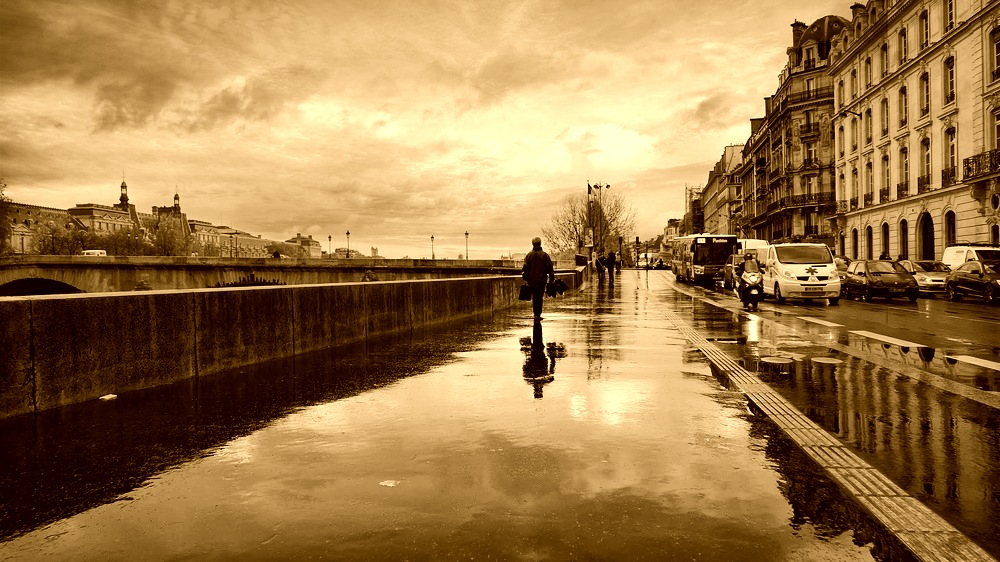
#> input picture Fourth Semester/AI - Artificial Intelligence/Lab7-classification/sepia/im1.jpg, 1000 x 562 px, given as the content of the folder images, which was not available
$ python main.py
#> lines starting #> are read from the running program, lines starting #| are printed output that depends on the picture; pictures that were not available may be replaced by others from this repository, and a replacement may not be noted
import os
import numpy as np
import pandas as pd
from PIL import Image
from sklearn.model_selection import train_test_split
from sklearn.neural_network import MLPClassifier
from sklearn.metrics import accuracy_score, precision_score, recall_score, confusion_matrix
import matplotlib.pyplot as plt


# Funcție pentru incarcarea imaginilor si etichetarea lor
def load_images_and_labels():
    sepia_images = []
    non_sepia_images = []

    # Incarca imagini cu filtru sepia
    for filename in os.listdir('sepia'):  # specifica calea catre imaginile cu sepia
        img_path = os.path.join('sepia', filename)
        if os.path.isfile(img_path):
            sepia_images.append(img_path)

    for filename in os.listdir('images'):
        img_path = os.path.join('images', filename)
        if os.path.isfile(img_path):
            non_sepia_images.append(img_path)

    # Eticheteaza imaginile: 1 pentru sepia, 0 pentru non-sepia
    sepia_labels = np.ones(len(sepia_images))
    non_sepia_labels = np.zeros(len(non_sepia_images))

    # Combina imaginile si etichetele
    images = sepia_images + non_sepia_images
    labels = list(sepia_labels) + list(non_sepia_labels)

    # Creaza un DataFrame Pandas
    data = {"Image_Path": images, "Labels": labels}
    df = pd.DataFrame(data)

    # Salveaza DataFrame-ul într-un fișier CSV
    df.to_csv("image_labels.csv", index=False)

    return df


# Functie pentru antrenarea si testarea clasificatorului ANN
def train_and_test_classifier(classifier, images, labels):
    # Imparte datele in seturi de antrenare si testare
    train_images, test_images, train_labels, test_labels = train_test_split(images, labels, test_size=0.2,
                                                                            random_state=42)

    # Redimensionarea si aplatizarea imaginilor
    train_images_flat = np.array([np.array(Image.open(img).resize((64, 64))).flatten() for img in train_images])
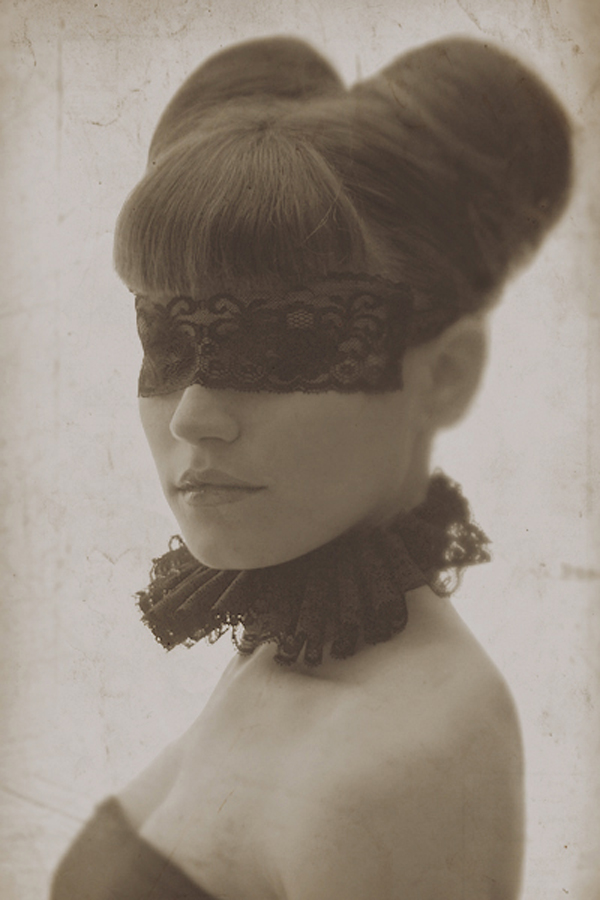
#> input picture Fourth Semester/AI - Artificial Intelligence/Lab7-classification/sepia/im11.jpg, 600 x 900 px
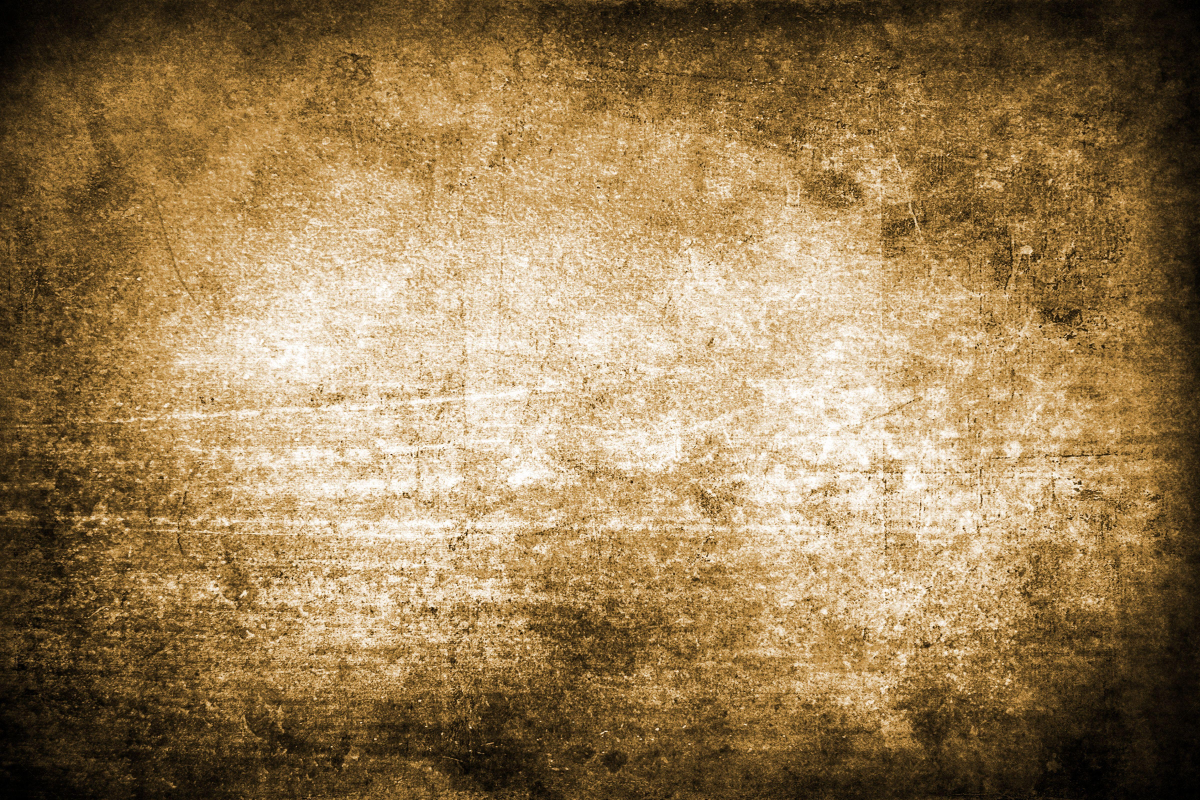
#> input picture Fourth Semester/AI - Artificial Intelligence/Lab7-classification/sepia/im12.jpg, 4800 x 3200 px (shown at 1/4 size)
    test_images_flat = np.array([np.array(Image.open(img).resize((64, 64))).flatten() for img in test_images])
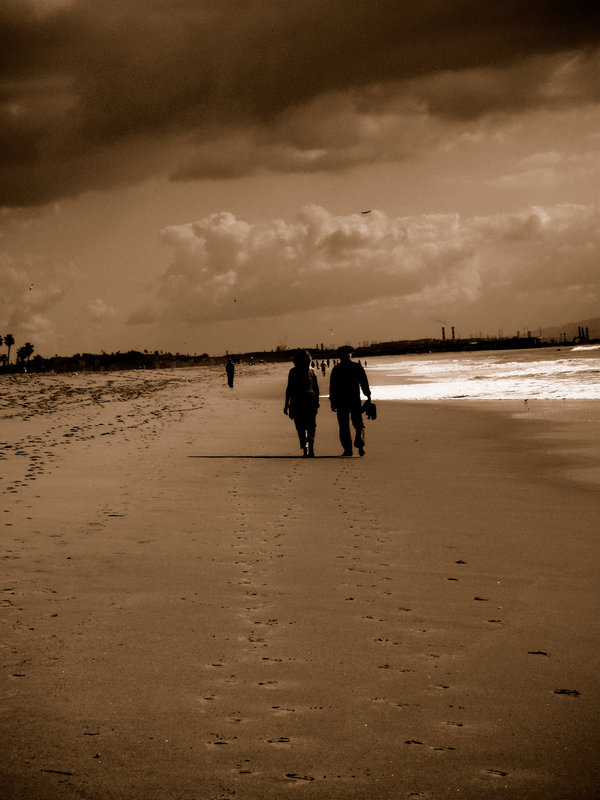
#> input picture Fourth Semester/AI - Artificial Intelligence/Lab7-classification/sepia/im10.jpg, 600 x 800 px

    # Antreneaza clasificatorul ANN
    classifier.fit(train_images_flat, train_labels)

    # Predictia etichetelor pt setul de testare
    predicted_labels = classifier.predict(test_images_flat)
#> predicted_labels = [1]

    # Evaluarea performantei clasificatorului
    accuracy = accuracy_score(test_labels, predicted_labels)
#> accuracy = 1
    precision = precision_score(test_labels, predicted_labels)
#> precision = 1
    recall = recall_score(test_labels, predicted_labels)
#> recall = 1
    confusion = confusion_matrix(test_labels, predicted_labels)
#> confusion = [1]

    return accuracy, precision, recall, confusion


def evaluate_parameters(images, labels, hidden_layer_sizes):
    accuracies = []
    precisions = []
    recalls = []
    for size in hidden_layer_sizes:
        # Initializeaza si antreneaza clasificatorul ANN cu parametrii modificati
        classifier = MLPClassifier(hidden_layer_sizes=size, activation='relu', max_iter=100, solver='adam',
                                   random_state=42)
        accuracy, precision, recall, _ = train_and_test_classifier(classifier, images, labels)
        accuracies.append(accuracy)
        precisions.append(precision)
        recalls.append(recall)
    return accuracies, precisions, recalls


def main():
    # Incarca imagini si etichete si creeaza baza de date
    df = load_images_and_labels()

    # Extrage calea catre imagini și etichetele corespunzătoare
    images = df["Image_Path"]
    labels = df["Labels"]

    # Definiti o serie de valori pentru parametrul hidden_layer_sizes
    hidden_layer_sizes = [(50,), (100,), (150,), (200,)]

    # Initializeaza si antreneaza clasificatorul ANN
    classifier = MLPClassifier(hidden_layer_sizes=(100,), activation='relu', max_iter=100, solver='adam',
                               random_state=42)
    accuracy, precision, recall, confusion = train_and_test_classifier(classifier, images, labels)
#> accuracy = 1; precision = 1; recall = 1; confusion = [1]

    # Afisează rezultatele
    print("Accuracy:", accuracy)
#| Accuracy: 1.0
    print("Precision:", precision)
#| Precision: 1.0
    print("Recall:", recall)
#| Recall: 1.0
    print("Confusion Matrix:")
    print(confusion)
#| [[1]]

    # Afiseaza matricea de confuzie
    plt.imshow(confusion, cmap='Blues')
    plt.colorbar()
    plt.xlabel("Predicted Label")
    plt.ylabel("True Label")
    plt.show()
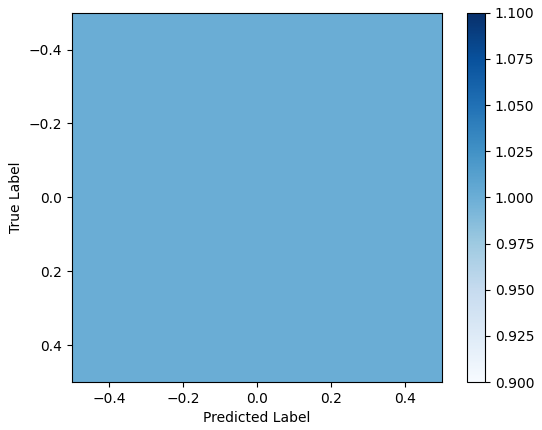
#> figure drawn by matplotlib, 2 panels
    # Evaluarea influentei parametrului hidden_layer_sizes
    accuracies, precisions, recalls = evaluate_parameters(images, labels, hidden_layer_sizes)
#> in evaluate_parameters, `accuracy, precision, recall, _ = train_and_test_classifier(classifier,..`: accuracy = 1

    # Afisarea rezultatelor
    for i, size in enumerate(hidden_layer_sizes):
        print(
            f"Hidden Layer Sizes: {size}, Accuracy: {accuracies[i]}, Precision: {precisions[i]}, Recall: {recalls[i]}")


if __name__ == "__main__":
    main()
